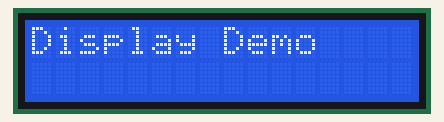
Simulated run of this program. Board: Raspberry Pi Pico running MicroPython. Shown: 16×2 character LCD. At 19.1 s the program stops and its outputs stay as they are.

Above: at 0.1 s.
At 6.1 s:
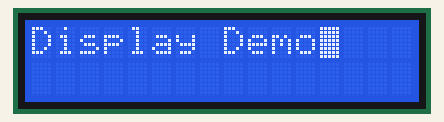
At 15.1 s:
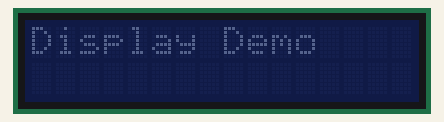
At 19.1 s:
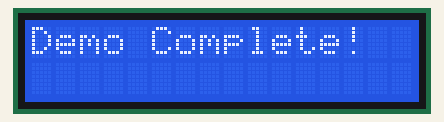

Measured:
- what the display in image 1 shows lasts 3.0 s, from 6.1 s to 9.1 s
- what the display in image 2 shows lasts 2.0 s, from 15.1 s to 17.1 s

The program:

06_display_demo.py
```python
from machine import Pin, I2C
from i2c_lcd import I2cLcd
import time

# ----------------------------
# Initialize LCD
# ----------------------------
i2c = I2C(0, sda=Pin(0), scl=Pin(1), freq=400000)

lcd = I2cLcd(i2c, 0x27, 2, 16)

# ----------------------------
# Display Control Demo
# ----------------------------

lcd.clear()
lcd.putstr("Display Demo")
time.sleep(2)

# Cursor ON
lcd.show_cursor()
lcd.move_to(12, 0)
time.sleep(2)

# Cursor OFF
lcd.hide_cursor()
time.sleep(2)

# Cursor Blink ON
lcd.blink_cursor_on()
time.sleep(3)

# Cursor Blink OFF
lcd.blink_cursor_off()
time.sleep(2)

# Display OFF
lcd.display_off()
time.sleep(2)

# Display ON
lcd.display_on()
time.sleep(2)

# Backlight OFF
lcd.backlight_off()
time.sleep(2)

# Backlight ON
lcd.backlight_on()
time.sleep(2)

# Finish
lcd.clear()
lcd.putstr("Demo Complete!")
```
